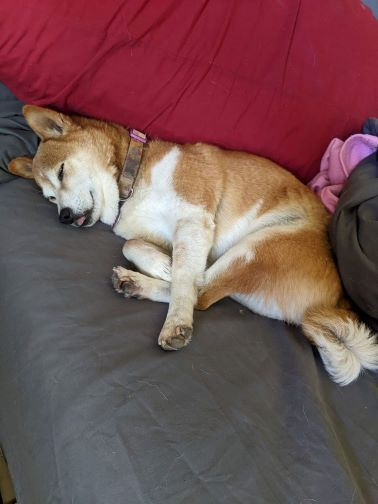
#> input picture filtering/PXL_20220814_151818246_small.jpg, 378 x 504 px
$ python corners.py
#> lines starting #> are read from the running program, lines starting #| are printed output that depends on the picture; after the words box and inside, x2 and y2 are one past the last pixel; in counts of white or black regions, pixels touching at a corner belong together
import cv2
import numpy as np


def main() -> None:
    # img = cv2.imread('../filtering/PXL_20211006_195833767_small.jpg')
    img = cv2.imread('../filtering/PXL_20220814_151818246_small.jpg')
#> img is the input picture: shape (504, 378, 3); mean B, G, R 83.7, 82.7, 116.9
    gray = cv2.cvtColor(img, cv2.COLOR_BGR2GRAY).astype(np.float32)
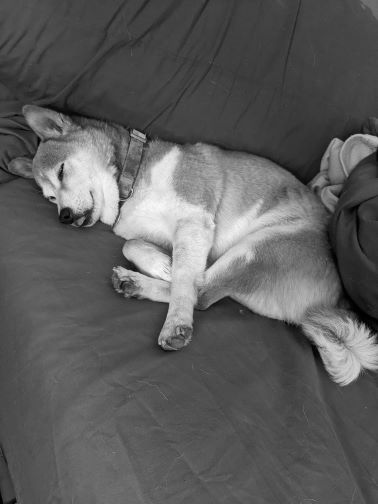
#> gray: shape (504, 378) float32; min 0, max 251, mean 93

    corners = cv2.cornerHarris(src=gray, blockSize=2, ksize=3, k=0.04)

    corner_response = cv2.dilate(corners, None)
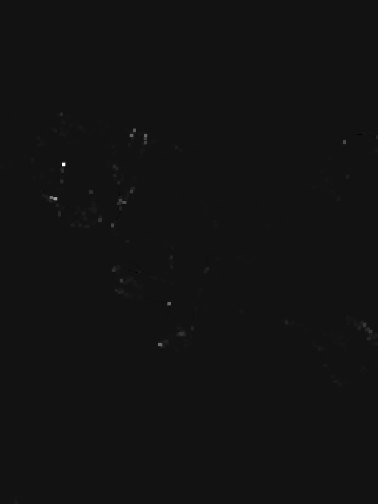
#> corner_response: shape (504, 378) float32; min -2418719.5, max 31036450, mean 27122.3; drawn with min black and max white

    threshold = 0.01 * corner_response.max()
#> threshold = 310364.5
    img[corner_response > threshold] = [0, 0, 255]
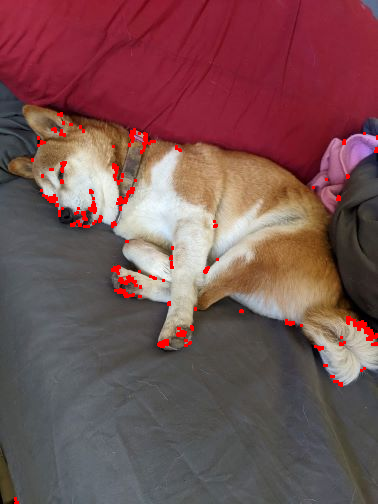
#> img: shape (504, 378, 3); 1.43% of pixels changed, all inside (x1, y1, x2, y2) = (14, 112, 378, 504)

    cv2.imshow('img', img)
    cv2.waitKey(0)


if __name__ == "__main__":
    main()

$ run again, with filtering/PXL_20230111_065654426_small.jpg copied over filtering/PXL_20220814_151818246_small.jpg
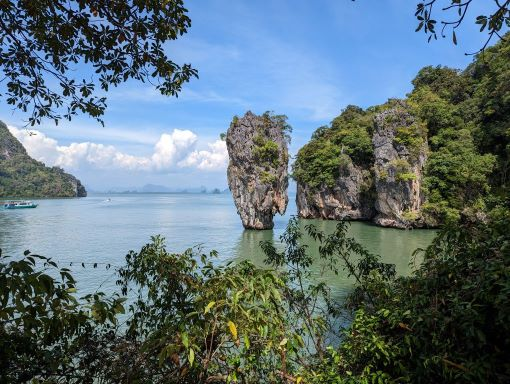
#> input picture filtering/PXL_20230111_065654426_small.jpg, 510 x 384 px
#> in main, img is the input picture: shape (384, 510, 3); mean B, G, R 119.5, 112.6, 94.2
#> in main, `corner_response = cv2.dilate(corners, None)`:
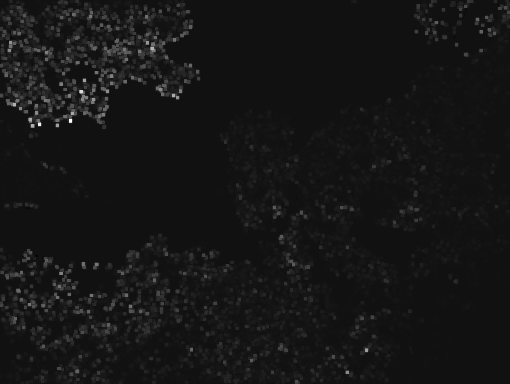
#> corner_response: shape (384, 510) float32; min -6213086, max 83391408, mean 1632778.5; drawn with min black and max white
#> threshold = 833914.1
#> in main, `img[corner_response > threshold] = [0, 0, 255]`:
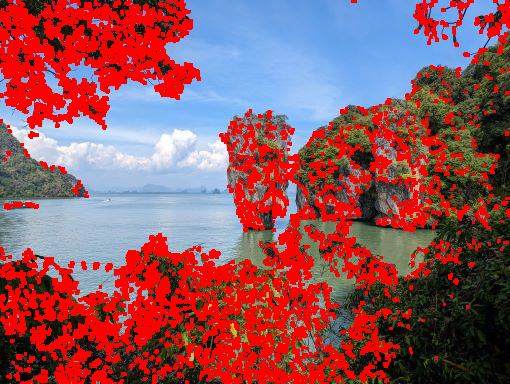
#> img: shape (384, 510, 3); mean B, G, R 93.9, 85.5, 144.6
